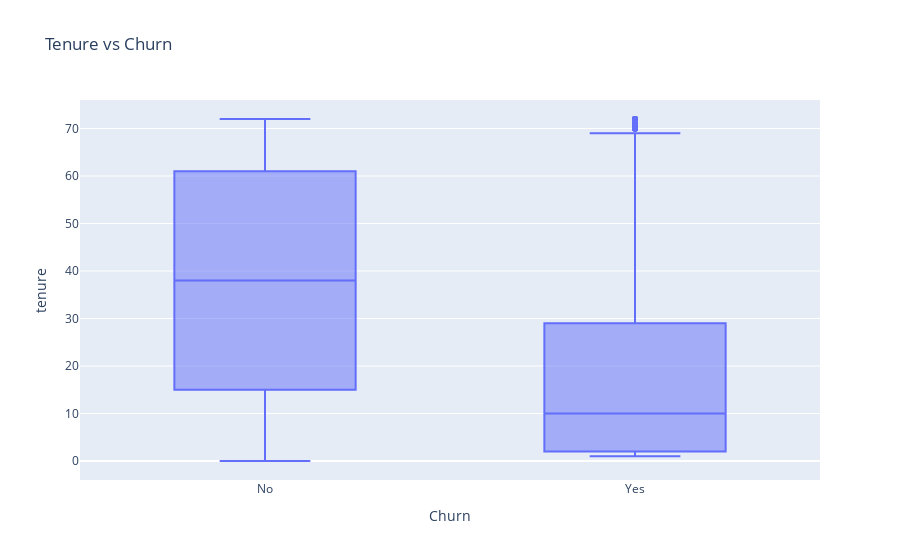

Source (notebook cell):
### Code cell
fig = px.box(
    df,
    x="Churn",
    y="tenure",
    title="Tenure vs Churn"
)
fig.show()

### Figure 1 — Plotly figure (JSON) as saved in the notebook; plotly's stock layout.template omitted (floating-point values rounded to 4 significant figures; data arrays with more than 128 entries replaced by an {"elided": "..."} marker saying what was removed)
{"data": [{"alignmentgroup": "True", "hovertemplate": "Churn=%{x}<br>tenure=%{y}<extra></extra>", "legendgroup": "", "marker": {"color": "#636efa"}, "name": "", "notched": false, "offsetgroup": "", "orientation": "v", "showlegend": false, "type": "box", "x": {"elided": "7043 str values"}, "x0": " ", "xaxis": "x", "y": {"elided": "7043 int values"}, "y0": " ", "yaxis": "y"}], "layout": {"boxmode": "group", "legend": {"tracegroupgap": 0}, "title": {"text": "Tenure vs Churn"}, "xaxis": {"anchor": "y", "domain": [0, 1], "title": {"text": "Churn"}}, "yaxis": {"anchor": "x", "domain": [0, 1], "title": {"text": "tenure"}}}}
